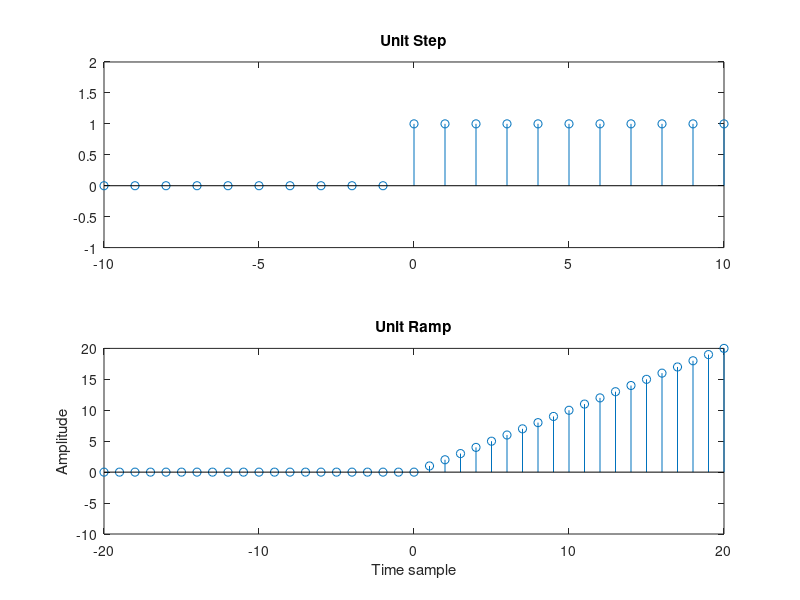

MATLAB code to generate this figure:
n=-10:1:10;
u =[zeros(1,10) ones(1,11)];

subplot(2,1,1);
stem(n,u);
axis([-10 10 -1 2]);
title("Unit Step");

m= -20:20;
ramp = (m>=0).*m;
subplot(2,1,2);
stem(m,ramp);
axis([-20 20 -10 20]);
title("Unit Ramp");
xlabel('Time sample');
ylabel('Amplitude');
